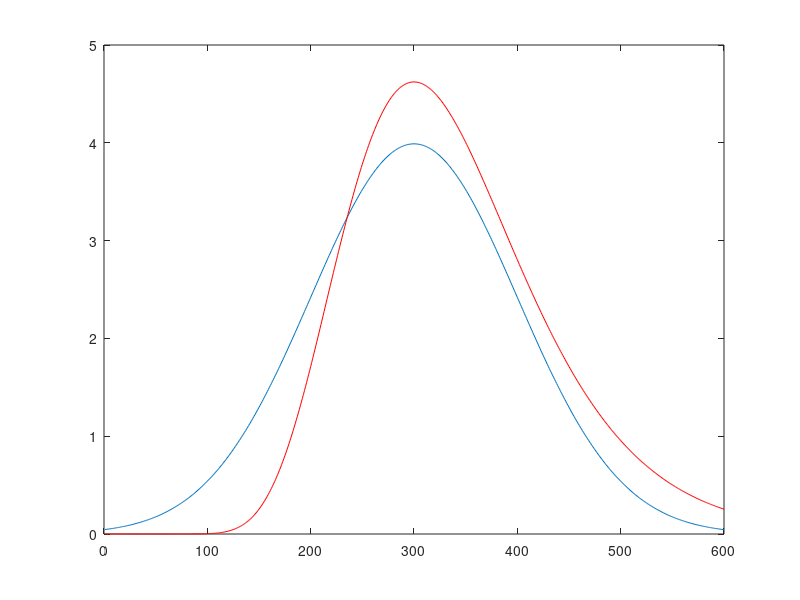

Recreate this plot in MATLAB.
% Test PDF of lognorm vs norm

mu=300;
sigma=100;
d=1:mu+3*sigma;
scale=1000;

llin=normpdf(d,mu,sigma)*scale;

llog=normpdf(log(d),log(mu),log(1+sigma/mu)).*(scale/mu);

clf;
plot(d,llin);
hold on;
plot(d,llog,'r');
